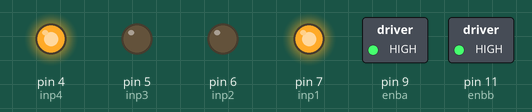
This sketch was run on a simulated Arduino Uno, built with avr-gcc and run on an emulated ATmega328P. Shown: switched loads named in the sketch (green lamp = pin HIGH), output pins drawn as LEDs (lit = HIGH).

Above: at 1.0 s.
At 3.0 s:
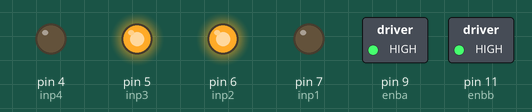
Timing chart, 0 to 4.6 s (numbered marks = the images above):
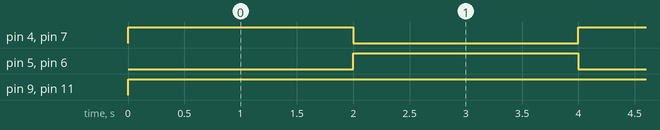

The sketch:

task1_h_bridge.ino
```cpp
// motor a
int enba=9;
int inp1=7;
int inp2=6;
// motor b
int enbb=11;
int inp3=5;
int inp4=4;


void setup()
{
 pinMode(enba,OUTPUT);
 pinMode(inp1,OUTPUT);
 pinMode(inp2,OUTPUT);
 pinMode(enbb,OUTPUT);
 pinMode(inp3,OUTPUT);
 pinMode(inp4,OUTPUT);
}
void work ()
{
  ///motor a in clock
  digitalWrite(inp1,HIGH);
  digitalWrite(inp2,LOW);
  analogWrite(enba,255);
  //motor b in clock
  digitalWrite(inp3,LOW);
  digitalWrite(inp4,HIGH);
  analogWrite(enbb,255);
  delay(2000);

  ///change the directions
  digitalWrite(inp1,LOW);
  digitalWrite(inp2,HIGH);
  digitalWrite(inp3,HIGH);
  digitalWrite(inp4,LOW);
  delay(2000);
  // off the motors

  digitalWrite(inp1,LOW);
  digitalWrite(inp2,LOW);
  digitalWrite(inp3,LOW);
  digitalWrite(inp4,LOW);

}

void loop() {
  work();
}
```

Measured:
- by itself, pin 4 (inp4), pin 5 (inp3), pin 6 (inp2), pin 7 (inp1): alternates HIGH for 2.0 s and LOW for 2.0 s
- by itself, pin 9 (enba), pin 11 (enbb): LOW → HIGH at 0.00 s
- by itself, everything shown: repeats every 4.0 s, in 3 steps
